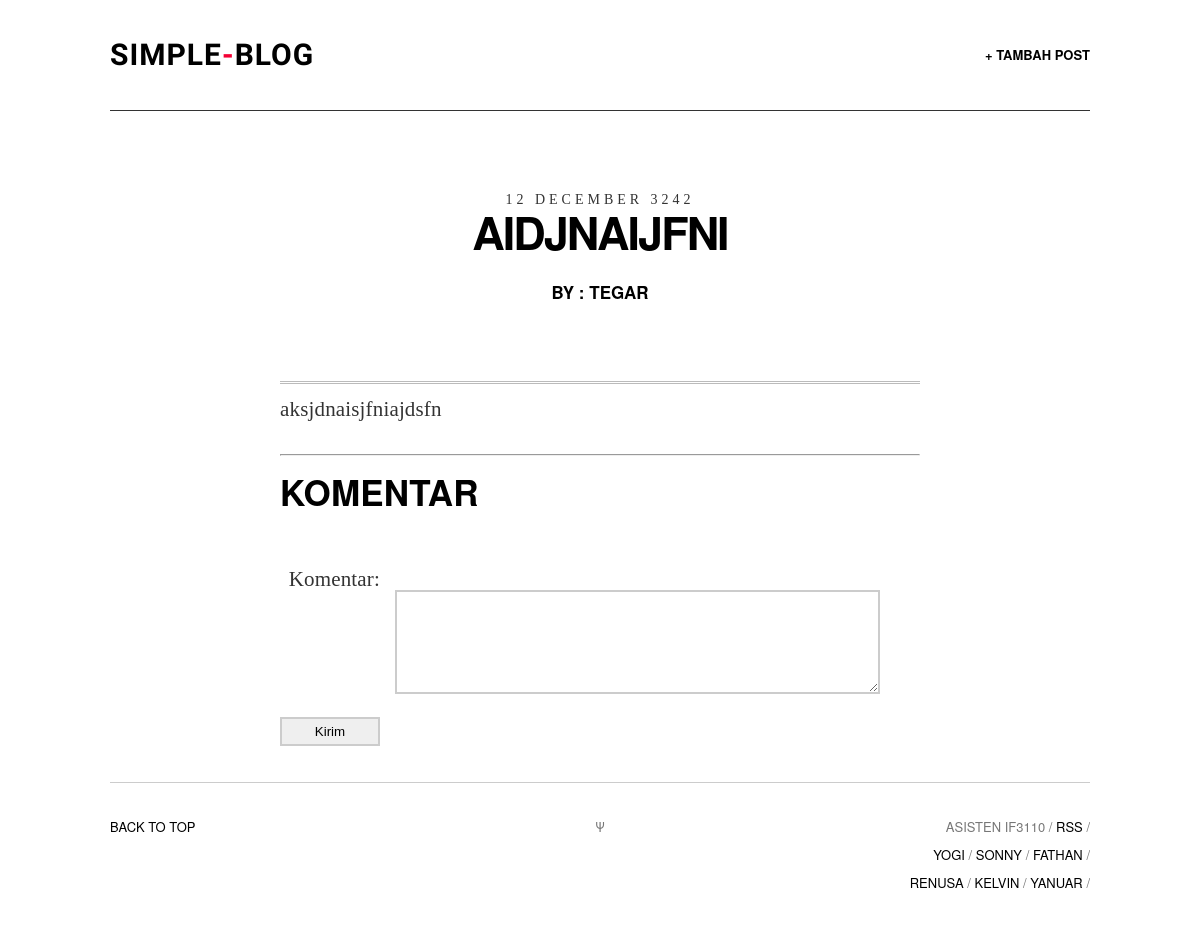
Screenshot of /post.php?postid=41 (signed in) with the database file from the repository.
### tables this page shows
CREATE TABLE `post` (
  `Post_Id` int(100) NOT NULL,
  `Creator_Id` int(11) NOT NULL,
  `Title` varchar(100) NOT NULL,
  `Date` datetime NOT NULL,
  `Contents` text NOT NULL,
  `Image` varchar(255) DEFAULT NULL
);

CREATE TABLE `user` (
  `User_Id` int(11) NOT NULL,
  `Nama` varchar(25) NOT NULL,
  `Email` varchar(25) NOT NULL,
  `Password` varchar(25) NOT NULL
);

### posthandling.php (called while the page is built, shortened)
<?php
if (isset($_SESSION["isLogin"])){
	function getspecificpost($con,$postid)
	{
		$result = mysqli_query($con,"SELECT user.Nama , post.* FROM post INNER join user ON post.Creator_Id = user.User_Id WHERE Post_Id = ".$postid);
		return $result;
	}
}else{
    header("Location: login.php");
}
 ?>

### post.php (the view, shortened to what this page needs)
<?php
  if (isset($_SESSION["isLogin"])){
 ?>
<!DOCTYPE html>
<?php
    $con = phpsqlconnection();
    $postid = htmlspecialchars($_GET['postid'], ENT_QUOTES, 'UTF-8');
    $getpostresult = getspecificpost($con,$postid);
    $row = mysqli_fetch_array($getpostresult);
 ?>
<html>
<head>
<link rel="stylesheet" type="text/css" href="assets/css/screen.css" />
</head>
<body class="default">
<div class="wrapper">
<nav class="nav">
    <a style="border:none;" id="logo" href="index.php"><h1>Simple<span>-</span>Blog</h1></a>
    <ul class="nav-primary">
        <li><a href="new_post.php">+ Tambah Post</a></li>
    </ul>
</nav>
<article class="art simple post">
    <header class="art-header">
        <div class="art-header-inner" style="margin-top: 0px; opacity: 1;">
            <?php
              $time = strtotime(htmlspecialchars($row['Date'], ENT_QUOTES, 'UTF-8'));
              $time = date('j F Y',$time);
              echo "<time class=\"art-time\">".$time."</time>";
             ?>
             <?php
              echo "<h2 class=\"art-title\">".htmlspecialchars($row['Title'], ENT_QUOTES, 'UTF-8')."</h2>";
              ?>
              <?php
                echo "<h6 style= 'text-align: center;'> by : ".$row['Nama']."</h6>";
                ?>
        </div>
    </header>
    <div class="art-body">
        <div class="art-body-inner">
            <hr class="featured-article" />
            <?php
                echo "<p>".htmlspecialchars($row['Contents'], ENT_QUOTES, 'UTF-8')."</p>";
             ?>
            <hr />
            <h4>Komentar</h4>
            <div id="contact-area">
                <?php
                    echo
                    "<form name=\"AddComment\" method=\"post\"  onSubmit=\"return showcomments(".$postid.",Komentar.value)\">";
                 ?>
                    <label for="Komentar">Komentar:</label><br>
                    <textarea name="Komentar" rows="20" cols="20" id="Komentar"></textarea>
                    <input type="submit" name="submit" value="Kirim" class="submit-button">
                </form>
            </div>
        </div>
    </div>
</article>
<footer class="footer">
    <div class="back-to-top"><a href="">Back to top</a></div>
    <div class="psi">&Psi;</div>
    <aside class="offsite-links">
        Asisten IF3110 /
        <a class="rss-link" href="#rss">RSS</a> /
        <br>
        <a class="twitter-link" href="http://twitter.com/YoGiiSinaga">Yogi</a> /
        <a class="twitter-link" href="http://twitter.com/sonnylazuardi">Sonny</a> /
        <a class="twitter-link" href="http://twitter.com/fathanpranaya">Fathan</a> /
        <br>
        <a class="twitter-link" href="#">Renusa</a> /
        <a class="twitter-link" href="#">Kelvin</a> /
        <a class="twitter-link" href="#">Yanuar</a> /
    </aside>
</footer>
</div>
</body>
</html>
<?php
    }else{
        header("Location: login.php");
        exit();
    }
 ?>

### rows the page displays
post: Date "12 DECEMBER 3242", Title "AIDJNAIJFNI", Creator_Id.Nama "TEGAR", Contents "aksjdnaisjfniajdsfn"
